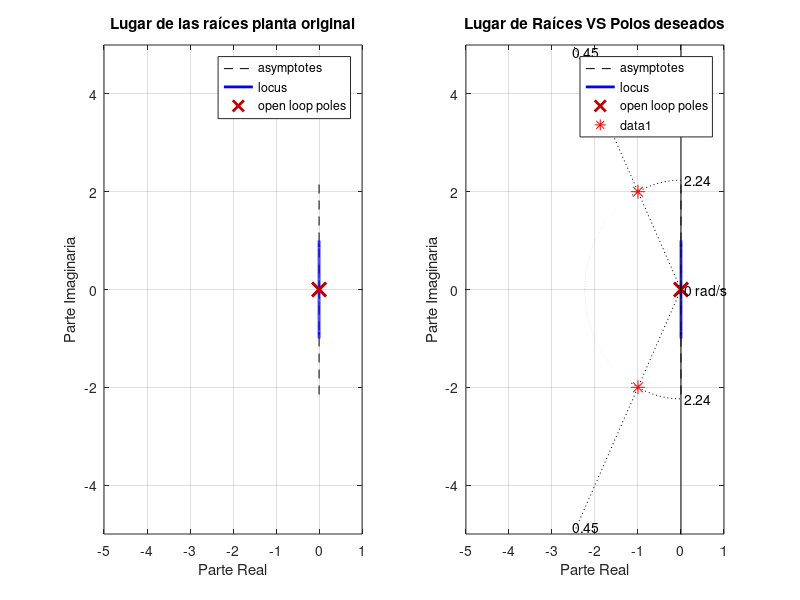

MATLAB code to generate this figure: (Note: this script raises an error after producing the figure.)
% Limpia el entorno
close all;
clear;
clc;

%% Análisis de la planta y LGR
% Definimos la variable de Laplace
s = tf('s');

% Definimos la planta
G = (1)/(10*s^2);
% Realimentación unitaria
H = 1;

% Polos y ceros en lazo abierto
polos_LA = pole(G*H);
ceros_LA = zero(G*H);

% Figura para el lugar de raíces
figure('Name', 'Lugar de las Raíces');

% Primer subplot: Lugar de raíces de la planta original
subplot(1, 2, 1);
rlocus(G*H);
axis([-5 1 -5 5]);
grid on;
xlabel('Parte Real');
ylabel('Parte Imaginaria');
title('Lugar de las raíces planta original');

%% Especificaciones y polos deseados
% Especificaciones
ts = 4;
Mp = 20.788 / 100;
ess = 0;
% Xi y Wn
xi = sqrt((log(Mp)^2) / (pi^2 + log(Mp)^2));
Wn = (4) / (xi * ts);

% Polos deseados
Pd1 = -xi * Wn + 1i * Wn * sqrt(1 - xi^2);
Pd2 = -xi * Wn - 1i * Wn * sqrt(1 - xi^2);

%% Comprobación de polos deseados en el LGR
% Segundo subplot: Lugar de raíces con polos deseados
subplot(1, 2, 2);
rlocus(G*H);
axis([-5 1 -5 5]); 
sgrid(xi, Wn); % Agregar especificaciones de xi y Wn
xlabel('Parte Real');
ylabel('Parte Imaginaria');
title('Lugar de Raíces VS Polos deseados');

% Añadir polos deseados
hold on;
plot(real([Pd1, Pd2]), imag([Pd1, Pd2]), 'r*', 'MarkerSize', 10);
xline(0, '--k', 'LineWidth', 0.5); % Línea en el eje imaginario
hold off;

% Comprobacion metodo del argumento

% Distancias
Pd1_real = abs(real(Pd1));
Pd1_imaginario = abs(imag(Pd1));

polo1_LA_real = abs(real(polos_LA(1)));


% Angulos 1 y 2 DOS CEROS!!
theta1 = 180-atan2d(Pd1_imaginario,Pd1_real);


% Criterio del argumento

critArg = (0-(theta1*2)); % Hay dos ceros en el mismo punto

fprintf('Criterio del argumento: %.4f\n',critArg);
disp('');

% Angulo a aportar por el compensador

alpha = -180-critArg;

fprintf('Angulo a aportar por el compensador: %.4f\n',alpha);
disp('');

%% Diseno compensador

% Metodo vertical

% Situamos el cero en -1
b_adelanto = 1;

% buscamos beta para poder trabajar con el triangulo
% gamma es el angulo opuesto a beta y alpha
gamma = 90;
beta = 180 - gamma - alpha;

% definimos h como la hipotenusa del triangulo
h = (Pd1_imaginario)/(sind(beta));
% definimos y como la base del triangulo
y = cosd(beta)*h;

% Calculamos la variable a de nuestro compensador

a_adelanto = y + Pd1_real;

G_adelanto_sin_K = (s+b_adelanto)/(s+a_adelanto)

%% Calculo de la ganancia

% Con rlocfind

[K_rlocfind, polos_LC_rlocfind] = rlocfind(G_adelanto_sin_K*G*H,Pd1);


% Criterio del modulo

% Distancias
% l2 seria igual a l3 ya que son polo y cero, necesitamos l1, l4 y l5
l1 = sqrt((Pd1_imaginario)^2+(Pd1_real)^2);
l2 = l1;
l3 = Pd1_imaginario;
l4 = h;

K_total = (l1*l2*l4)/(l3);
K_modulo = K_total*10;

%% Comprobacion Error ess

% Funcion tipo 2 error ess = 1/Ka

KGH = K_rlocfind*G_adelanto_sin_K*G*H;

Ka = dcgain(s^2 * KGH); %evalua cuadno s^2 tiende a cero

ess_1 = 1/Ka;

fprintf('El error ess es: %.4f\n', ess_1);
disp('');

%% Diseno compensador retraso

% En este caso no es necesario compensador de retraso

%% Comprobacion del sistema aplciando el(los) compensadores

% Podemos comprobar de 3 formas los resultados
% a) Analisis de polos y ceros
% b) Funcion step()
% c) Mediante simulacion en Simulink

% a) Analisis de polos y ceros

% Utilizamos feedback para crear la fdt en lazo cerrado

fdt_LC = feedback(K_rlocfind*G_adelanto_sin_K*G,H);

polos_LC = pole(fdt_LC);
ceros_LC = zero(fdt_LC);

disp(polos_LC);
disp(' ');
disp(ceros_LC);
disp(' ');


% b) Funcion step()

figure('Name','Test sistema de control');
step(fdt_LC,'b');
title('Respuesta entrada escalon');
hold on;

% Marcamos lineas de interes en el grafico
axis([0 3 0 1.3]);
plot([0 5],[1+Mp 1+Mp],'r--'); % Maximo sobre impulso premitido
plot([0 5],[1.02 1.02],'g--'); % Margen superior del 2%
plot([0 5],[0.98 0.98],'g--'); % Margen inferior del 2%
plot([ts ts],[0 2],'k--');   % Linea que marca ts

% Variables para la simulacion de simulink

final_escalon = 1;